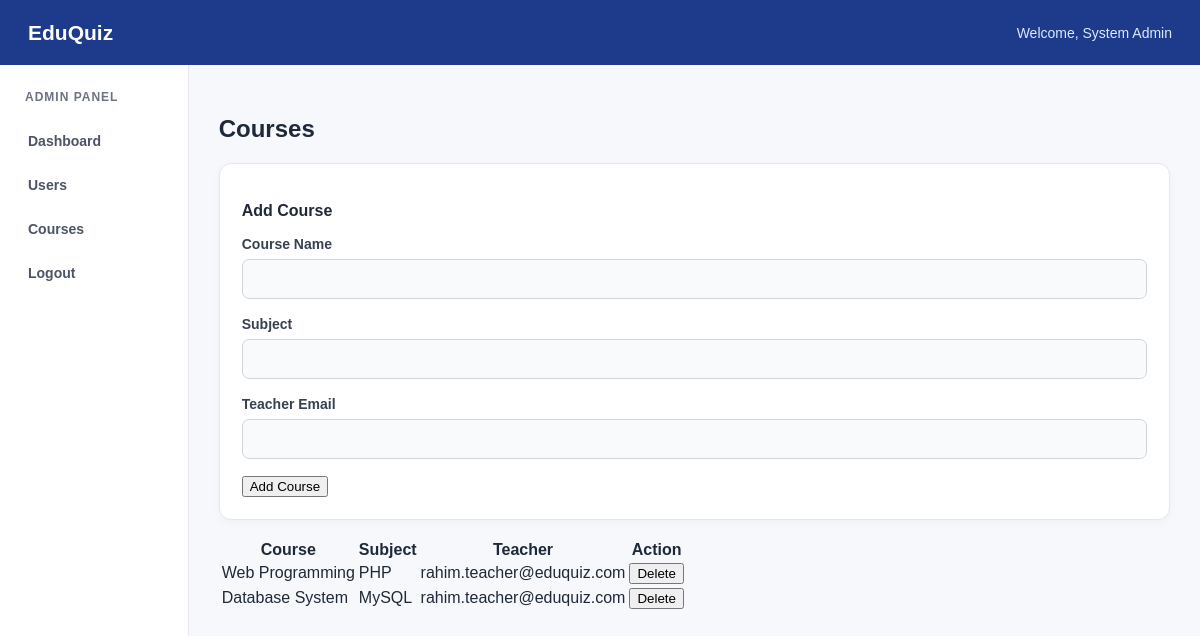
The page /Admin/View/Courses.php (signed in) on the database its author committed.
### tables this page shows
CREATE TABLE `courses` (
  `CourseID` int(11) NOT NULL AUTO_INCREMENT,
  `CourseName` varchar(255) NOT NULL,
  `Subject` varchar(255) NOT NULL,
  `TeacherEmail` varchar(255) NOT NULL,
  PRIMARY KEY (`CourseID`)
);

### Admin/Control/ManageCourses.php (called while the page is built, shortened)
<?php
include "../model/DatabaseConnection.php";
$connection=new DatabaseConnection();
$conobj=$connection->OpenCon();
$courses = $connection->GetAllCourses($conobj);
?>

### Admin/model/DatabaseConnection.php (called while the page is built, shortened)
<?php
class DatabaseConnection{
function GetAllCourses($conn)
{
    $result = $conn->query("SELECT * FROM courses");
    return $result;
}
}
?>

### Admin/View/Courses.php (the view, shortened to what this page needs)
<?php include "../Control/ManageCourses.php"; ?>
<!DOCTYPE html>
<html lang="en">
<head>
<link rel="stylesheet" href="../css/style.css">
</head>
<body class="dashboard-page">
<div class="dashboard-header">
    <h2>EduQuiz</h2>
    <p>Welcome, <?php echo htmlspecialchars($_SESSION["Name"]); ?></p>
</div>
<div class="dashboard-container">
    <div class="dashboard-menu">
        <h3>Admin Panel</h3>
        <a href="Dashboard.php">Dashboard</a>
        <a href="Users.php">Users</a>
        <a href="Courses.php">Courses</a>
        <a href="../Control/logout.php">Logout</a>
    </div>
    <div class="dashboard-content">
        <h2>Courses</h2>
        <div class="course-card">
            <h3>Add Course</h3>
            <form method="post">
                <div class="form-group"><label>Course Name</label><input type="text" name="coursename" required></div>
                <div class="form-group"><label>Subject</label><input type="text" name="subject" required></div>
                <div class="form-group"><label>Teacher Email</label><input type="text" name="teacheremail" required></div>
                <button type="submit" name="add">Add Course</button>
            </form>
        </div>
        <table class="data-table">
        <tr><th>Course</th><th>Subject</th><th>Teacher</th><th>Action</th></tr>
        <?php while($row = $courses->fetch_assoc()): ?>
        <tr>
            <td><?php echo htmlspecialchars($row["CourseName"]); ?></td>
            <td><?php echo htmlspecialchars($row["Subject"]); ?></td>
            <td><?php echo htmlspecialchars($row["TeacherEmail"]); ?></td>
            <td>
                <form method="post" style="display:inline">
                    <button type="submit" name="delete">Delete</button>
                </form>
            </td>
        </tr>
        <?php endwhile; ?>
        </table>
    </div>
</div>
</body>
</html>

### Admin/css/style.css (style rules this page uses)
* { box-sizing: border-box; }
body { margin: 0; font-family: Arial, sans-serif; background: #f6f8fc; color: #1f2937; }
.form-group { margin-bottom: 17px; }
.form-group label { display: block; margin-bottom: 7px; font-size: 14px; font-weight: bold; color: #374151; }
.form-group input, .form-group select, .course-card input, .course-card select { width: 100%; padding: 11px 12px; border: 1px solid #d1d5db; border-radius: 7px; background: #f9fafb; font-size: 14px; }
.dashboard-page { min-height: 100vh; background: #f6f8fc; }
.dashboard-header { height: 65px; padding: 0 28px; display: flex; align-items: center; justify-content: space-between; background: #1e3a8a; color: white; }
.dashboard-header h2 { margin: 0; font-size: 21px; }
.dashboard-header p { margin: 0; font-size: 14px; color: #dbeafe; }
.dashboard-container { display: flex; }
.dashboard-menu { width: 220px; min-height: calc(100vh - 65px); padding: 25px 15px; background: white; border-right: 1px solid #e5e7eb; }
.dashboard-menu h3 { margin: 0 10px 18px; color: #6b7280; font-size: 12px; text-transform: uppercase; letter-spacing: 1px; }
.dashboard-menu a { display: block; padding: 11px 13px; margin-bottom: 6px; border-radius: 7px; color: #4b5563; text-decoration: none; font-size: 14px; font-weight: 600; }
.dashboard-content { width: 100%; padding: 30px; }
.course-card { margin-bottom: 18px; padding: 22px; background: white; border: 1px solid #e5e7eb; border-radius: 12px; box-shadow: 0 3px 10px rgba(0, 0, 0, 0.03); }
.course-card h3 { color: #1f2937; font-size: 16px; }

### rows shown on the page
courses: CourseName "Web Programming", Subject "PHP", TeacherEmail "rahim.teacher@eduquiz.com"
courses: CourseName "Database System", Subject "MySQL", TeacherEmail "rahim.teacher@eduquiz.com"

### other values the page prints
$_SESSION["Name"] "System Admin"
